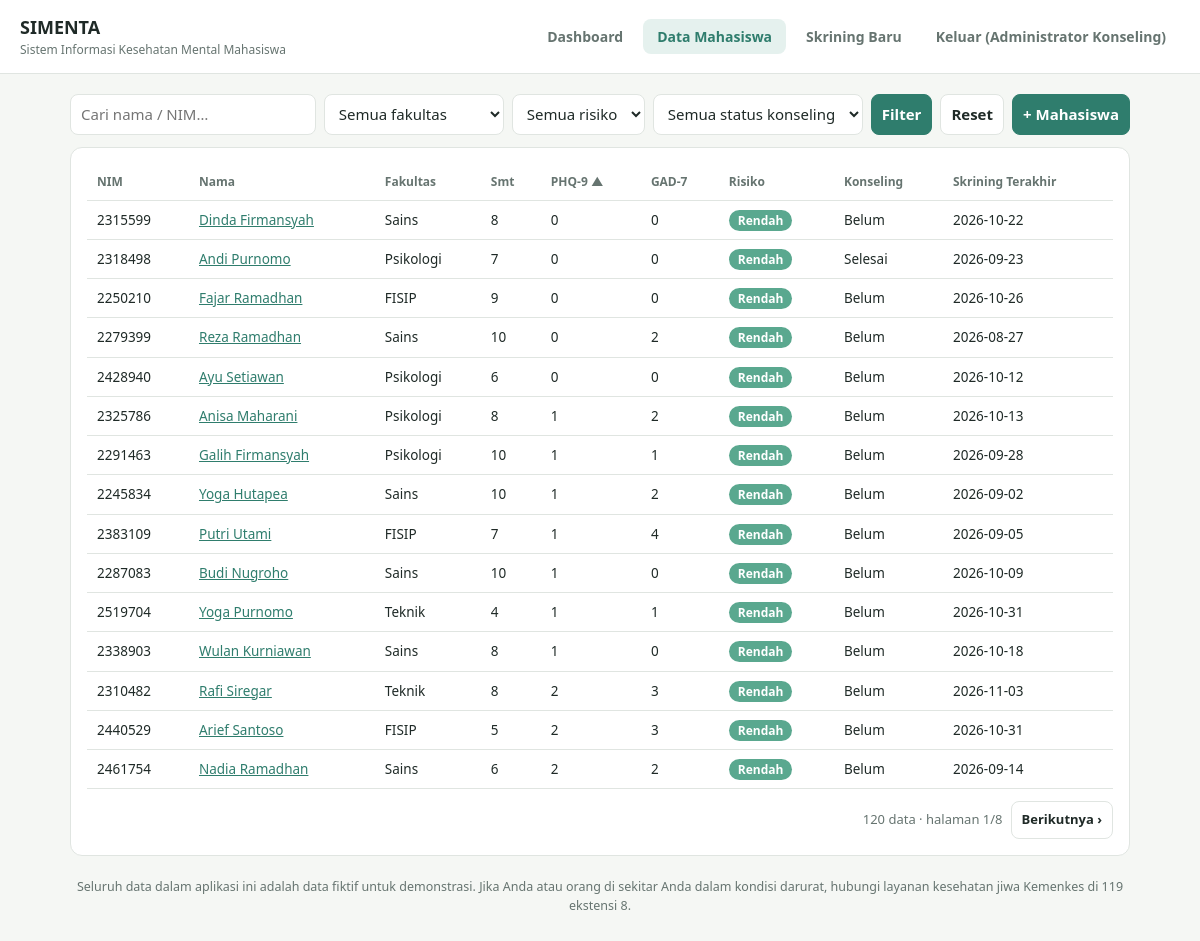
The page /mahasiswa.php?s=phq9&d=asc&page=1 (signed in) on the database its author committed.
### tables this page shows
CREATE TABLE mahasiswa (id INT AUTO_INCREMENT PRIMARY KEY, nim VARCHAR(20) NOT NULL UNIQUE, nama VARCHAR(100) NOT NULL, jenis_kelamin ENUM('Laki-laki','Perempuan') NOT NULL, fakultas VARCHAR(60) NOT NULL, prodi VARCHAR(80) NOT NULL, semester TINYINT NOT NULL, ipk DECIMAL(3,2) NOT NULL DEFAULT 0);

### mahasiswa.php (the view, shortened to what this page needs)
<?php
require_once __DIR__ . '/config.php';
$q = trim($_GET['q'] ?? ''); $fak = $_GET['fakultas'] ?? ''; $risk = $_GET['risiko'] ?? ''; $sts = $_GET['status'] ?? '';
$cols = ['nim', 'nama', 'fakultas', 'semester', 'phq9', 'gad7', 'tingkat', 'konseling', 'tanggal'];
$s = in_array($_GET['s'] ?? '', $cols, true) ? $_GET['s'] : 'nama';
$d = ($_GET['d'] ?? 'asc') === 'desc' ? 'DESC' : 'ASC';
$where = []; $p = [];
$w = $where ? 'WHERE ' . implode(' AND ', $where) : '';
$per = 15; $page = max(1, (int)($_GET['page'] ?? 1));
$c = $pdo->prepare("SELECT COUNT(*) FROM v_terakhir $w"); $c->execute($p);
$total = (int)$c->fetchColumn();
$pages = max(1, (int)ceil($total / $per)); $page = min($page, $pages);
$off = ($page - 1) * $per;
$st = $pdo->prepare("SELECT * FROM v_terakhir $w ORDER BY $s $d, id LIMIT $per OFFSET $off"); $st->execute($p);
$rows = $st->fetchAll();
function th($col, $label) {
    global $s, $d;
    $nd = ($s === $col && $d === 'ASC') ? 'desc' : 'asc';
    $arrow = $s === $col ? ($d === 'ASC' ? ' ▲' : ' ▼') : '';
    return '<th><a href="' . e(qs(['s' => $col, 'd' => $nd, 'page' => 1])) . '">' . $label . $arrow . '</a></th>';
}
require __DIR__ . '/header.php';
?>
<form method="get" class="tools">
  <input name="q" value="<?= e($q) ?>" placeholder="Cari nama / NIM…" style="flex:1;min-width:180px">
  <select name="fakultas"><option value="">Semua fakultas</option>
    <?php foreach (array_keys(FAKULTAS) as $f): ?><option <?= $f === $fak ? 'selected' : '' ?>><?= e($f) ?></option><?php endforeach; ?></select>
  <select name="risiko"><option value="">Semua risiko</option>
    <?php foreach (TINGKAT as $i => $t): ?><option value="<?= $i ?>" <?= $risk !== '' && (int)$risk === $i ? 'selected' : '' ?>><?= $t ?></option><?php endforeach; ?></select>
  <select name="status"><option value="">Semua status konseling</option>
    <?php foreach (STATUS as $t): ?><option <?= $t === $sts ? 'selected' : '' ?>><?= $t ?></option><?php endforeach; ?></select>
  <button class="p" type="submit">Filter</button>
  <a class="btn" href="mahasiswa.php">Reset</a>
  <a class="btn p" href="tambah.php">+ Mahasiswa</a>
</form>
<div class="card"><div class="tw"><table>
  <thead><tr><?= th('nim', 'NIM') . th('nama', 'Nama') . th('fakultas', 'Fakultas') . th('semester', 'Smt') . th('phq9', 'PHQ-9') . th('gad7', 'GAD-7') . th('tingkat', 'Risiko') . th('konseling', 'Konseling') . th('tanggal', 'Skrining Terakhir') ?></tr></thead>
  <tbody>
  <?php foreach ($rows as $r): ?>
    <tr onclick="location='detail.php?id=<?= $r['id'] ?>'">
      <td><?= e($r['nim']) ?></td><td><a href="detail.php?id=<?= $r['id'] ?>"><?= e($r['nama']) ?></a></td><td><?= e($r['fakultas']) ?></td>
      <td><?= $r['semester'] ?></td><td><?= $r['phq9'] ?></td><td><?= $r['gad7'] ?></td><td><?= badge((int)$r['tingkat']) ?></td>
      <td><?= e($r['konseling']) ?></td><td><?= e($r['tanggal']) ?></td></tr>
  <?php endforeach; if (!$rows) echo '<tr><td colspan="9">Tidak ada data.</td></tr>'; ?>
  </tbody></table></div>
  <div class="pg"><span><?= $total ?> data · halaman <?= $page ?>/<?= $pages ?></span>
    <?php if ($page < $pages): ?><a class="btn" href="<?= e(qs(['page' => $page + 1])) ?>">Berikutnya ›</a><?php endif; ?></div>
</div>
<?php require __DIR__ . '/footer.php'; ?>

### config.php (shortened to what this page needs)
<?php
function e($s) { return htmlspecialchars((string)$s, ENT_QUOTES, 'UTF-8'); }
function badge(int $t): string { return '<span class="bd r' . $t . '">' . TINGKAT[$t] . '</span>'; }
function qs(array $o): string { return '?' . http_build_query(array_merge($_GET, $o)); }

### assets/style.css (style rules this page uses)
:root { --bg:#f5f7f4;--card:#fff;--tx:#1f2a27;--mu:#667470;--bd:#e0e5e1;--ac:#2f7d6d;--ac2:#e5f1ee;color-scheme:light }
* { box-sizing:border-box }
body { margin:0;background:var(--bg);color:var(--tx);font:15px/1.5 system-ui,-apple-system,"Segoe UI",Roboto,sans-serif }
a { color:var(--ac) }
.card { background:var(--card);border:1px solid var(--bd);border-radius:12px;padding:16px }
.tools { display:flex;flex-wrap:wrap;gap:8px;margin-bottom:12px }
input,select,textarea,button,.btn { font:inherit;color:var(--tx);background:var(--card);border:1px solid var(--bd);border-radius:8px;padding:8px 10px;text-decoration:none;display:inline-block }
button,.btn { cursor:pointer;font-weight:600 }
.p { background:var(--ac)!important;border-color:var(--ac)!important;color:#fff!important }
.tw { overflow-x:auto }
table { width:100%;border-collapse:collapse;font-size:13.5px }
th,td { padding:9px 10px;text-align:left;border-bottom:1px solid var(--bd);white-space:nowrap }
th { font-size:12px }
th a { color:var(--mu);text-decoration:none }
.bd { padding:2px 9px;border-radius:99px;font-size:12px;font-weight:600;color:#fff }
.r0 { background:#5aa88f }
.pg { display:flex;gap:8px;align-items:center;justify-content:flex-end;margin-top:12px;color:var(--mu);font-size:13px;flex-wrap:wrap }

### rows shown on the page
mahasiswa: nim "2315599", nama "Dinda Firmansyah", fakultas "Sains", semester "8", phq9 "0", gad7 "0", t "Rendah", konseling "Belum", tanggal "2026-10-22"
mahasiswa: nim "2318498", nama "Andi Purnomo", fakultas "Psikologi", semester "7", phq9 "0", gad7 "0", t "Rendah", konseling "Selesai", tanggal "2026-09-23"
mahasiswa: nim "2250210", nama "Fajar Ramadhan", fakultas "FISIP", semester "9", phq9 "0", gad7 "0", t "Rendah", konseling "Belum", tanggal "2026-10-26"
mahasiswa: nim "2279399", nama "Reza Ramadhan", fakultas "Sains", semester "10", phq9 "0", gad7 "2", t "Rendah", konseling "Belum", tanggal "2026-08-27"
mahasiswa: nim "2428940", nama "Ayu Setiawan", fakultas "Psikologi", semester "6", phq9 "0", gad7 "0", t "Rendah", konseling "Belum", tanggal "2026-10-12"
mahasiswa: nim "2325786", nama "Anisa Maharani", fakultas "Psikologi", semester "8", phq9 "1", gad7 "2", t "Rendah", konseling "Belum", tanggal "2026-10-13"
mahasiswa: nim "2291463", nama "Galih Firmansyah", fakultas "Psikologi", semester "10", phq9 "1", gad7 "1", t "Rendah", konseling "Belum", tanggal "2026-09-28"
mahasiswa: nim "2245834", nama "Yoga Hutapea", fakultas "Sains", semester "10", phq9 "1", gad7 "2", t "Rendah", konseling "Belum", tanggal "2026-09-02"
mahasiswa: nim "2383109", nama "Putri Utami", fakultas "FISIP", semester "7", phq9 "1", gad7 "4", t "Rendah", konseling "Belum", tanggal "2026-09-05"
mahasiswa: nim "2287083", nama "Budi Nugroho", fakultas "Sains", semester "10", phq9 "1", gad7 "0", t "Rendah", konseling "Belum", tanggal "2026-10-09"
mahasiswa: nim "2519704", nama "Yoga Purnomo", fakultas "Teknik", semester "4", phq9 "1", gad7 "1", t "Rendah", konseling "Belum", tanggal "2026-10-31"
mahasiswa: nim "2338903", nama "Wulan Kurniawan", fakultas "Sains", semester "8", phq9 "1", gad7 "0", t "Rendah", konseling "Belum", tanggal "2026-10-18"
mahasiswa: nim "2310482", nama "Rafi Siregar", fakultas "Teknik", semester "8", phq9 "2", gad7 "3", t "Rendah", konseling "Belum", tanggal "2026-11-03"
mahasiswa: nim "2440529", nama "Arief Santoso", fakultas "FISIP", semester "5", phq9 "2", gad7 "3", t "Rendah", konseling "Belum", tanggal "2026-10-31"
mahasiswa: nim "2461754", nama "Nadia Ramadhan", fakultas "Sains", semester "6", phq9 "2", gad7 "2", t "Rendah", konseling "Belum", tanggal "2026-09-14"

### other values the page prints
$_SESSION['user'] "Administrator Konseling"
$label "NIM Nama Fakultas Smt PHQ-9 GAD-7 Risiko Konseling Skrining Terakhir"
$arrow "▲"
$total "120"
$page "1"
$pages "8"
